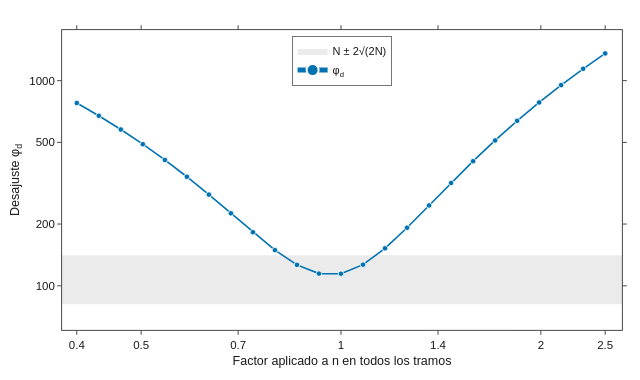

Source (notebook cell):
### Markdown cell above
## 6. Sensibilidad: ¿cuánto «ven» los datos a la rugosidad?

**Idea.** Antes de invertir hay que comprobar que los datos contienen información sobre el parámetro. Primero se escala la rugosidad de toda la red y se mide el desajuste $\phi_d=\sum (d-d_{obs})^2/\sigma^2$; si el modelo es correcto, $\phi_d \approx N$ con desviación $\sqrt{2N}$. Después se calcula el Jacobiano $J=\partial d/\partial \log n$ por diferenciación automática (`torch.func.jacfwd`).

### Code cell
factores = np.exp(np.linspace(np.log(0.4), np.log(2.5), 25))
phis = np.array([float(problema.phi_d(log_n_verdadero + np.log(f))) for f in factores])
gr.figura_barrido(factores, phis, N).show()

### Figure 1 — Plotly figure (JSON) as saved in the notebook; plotly's stock layout.template omitted (floating-point values rounded to 4 significant figures)
{"data": [{"fill": "toself", "fillcolor": "rgba(0,0,0,0.08)", "hoverinfo": "skip", "line": {"width": 0}, "mode": "lines", "name": "N ± 2√(2N)", "type": "scatter", "x": [0.38, 2.65, 2.65, 0.38], "y": [81.2, 81.2, 140.8, 140.8]}, {"hovertemplate": "factor %{x:.2f}<br>φ_d = %{y:,.0f}<extra></extra>", "line": {"color": "#0072B2", "width": 1.6}, "marker": {"color": "#0072B2", "line": {"color": "#ffffff", "width": 0.8}, "size": 5.5}, "mode": "lines+markers", "name": "φ<sub>d</sub>", "type": "scatter", "x": [0.4, 0.4317, 0.466, 0.503, 0.5429, 0.586, 0.6325, 0.6826, 0.7368, 0.7953, 0.8584, 0.9265, 1.0, 1.079, 1.165, 1.257, 1.357, 1.465, 1.581, 1.707, 1.842, 1.988, 2.146, 2.316, 2.5], "y": [778.0, 673.9, 577.9, 490.1, 410.8, 340.1, 278.3, 225.6, 182.5, 149.3, 126.5, 114.7, 114.5, 126.8, 152.3, 191.8, 246.4, 317.1, 405.0, 511.1, 636.7, 782.9, 951.0, 1142.0, 1358.0]}], "layout": {"font": {"color": "#1a1a1a", "family": "Arial, Helvetica, sans-serif", "size": 12}, "height": 380, "hoverlabel": {"bgcolor": "#ffffff", "bordercolor": "#9a9a9a", "font": {"color": "#1a1a1a", "family": "Arial, Helvetica, sans-serif", "size": 12}}, "legend": {"bgcolor": "rgba(255,255,255,0.92)", "bordercolor": "#1a1a1a", "borderwidth": 0.6, "font": {"color": "#1a1a1a", "family": "Arial, Helvetica, sans-serif", "size": 11}, "itemsizing": "constant", "tracegroupgap": 2, "x": 0.5, "xanchor": "center", "y": 0.98, "yanchor": "top"}, "margin": {"b": 50, "l": 62, "r": 18, "t": 30}, "paper_bgcolor": "#ffffff", "plot_bgcolor": "#ffffff", "separators": ". ", "shapes": [{"line": {"color": "#1a1a1a", "dash": "dot", "width": 0.8}, "type": "line", "x0": 0, "x1": 0, "xref": "x", "y0": 0, "y1": 1, "yref": "y domain"}], "width": 640, "xaxis": {"linecolor": "#1a1a1a", "linewidth": 0.8, "mirror": "ticks", "range": [-0.4202, 0.4232], "showgrid": false, "showline": true, "tickcolor": "#1a1a1a", "tickfont": {"color": "#1a1a1a", "family": "Arial, Helvetica, sans-serif", "size": 11.5}, "ticklen": 4, "ticks": "outside", "tickvals": [0.4, 0.5, 0.7, 1, 1.4, 2, 2.5], "tickwidth": 0.8, "title": {"font": {"color": "#1a1a1a", "family": "Arial, Helvetica, sans-serif", "size": 12.5}, "standoff": 6, "text": "Factor aplicado a n en todos los tramos"}, "type": "log", "zeroline": false}, "yaxis": {"linecolor": "#1a1a1a", "linewidth": 0.8, "mirror": "ticks", "range": [1.785, 3.247], "showgrid": false, "showline": true, "tickcolor": "#1a1a1a", "tickfont": {"color": "#1a1a1a", "family": "Arial, Helvetica, sans-serif", "size": 11.5}, "ticklen": 4, "ticks": "outside", "ticktext": ["50", "100", "200", "500", "1000", "2000"], "tickvals": [50, 100, 200, 500, 1000, 2000], "tickwidth": 0.8, "title": {"font": {"color": "#1a1a1a", "family": "Arial, Helvetica, sans-serif", "size": 12.5}, "standoff": 6, "text": "Desajuste φ<sub>d</sub>"}, "type": "log", "zeroline": false}}}
